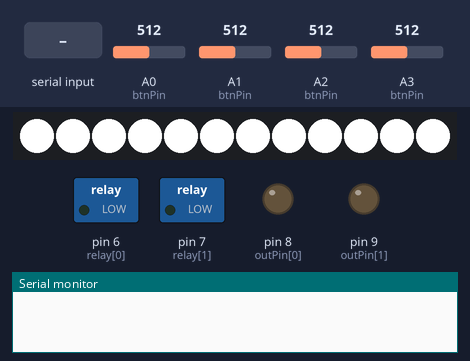
This program was run on a simulated Arduino Pro Mini, built with avr-gcc and run on an emulated ATmega328P. Parts: 12 RGB LEDs in strip order, left to right, switched loads named in the program (green lamp = pin HIGH), output pins drawn as LEDs (lit = HIGH), the last lines printed to the serial monitor. The test bench sets the inputs (shaded band); at power-on: A0 (btnPin) = 512, A2 (btnPin) = 512, A1 (btnPin) = 512, A3 (btnPin) = 512.

Above: at 0.6 s.
2.8 s: "run\n" received over Serial
At 4.5 s:
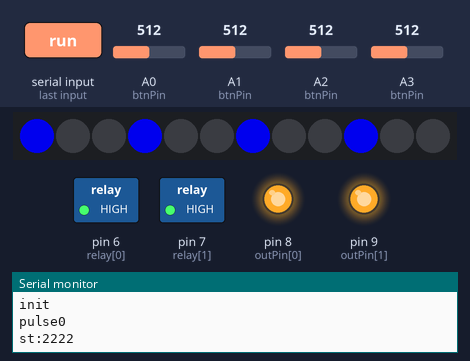
4.8 s: "on\n" received over Serial
At 5.9 s:
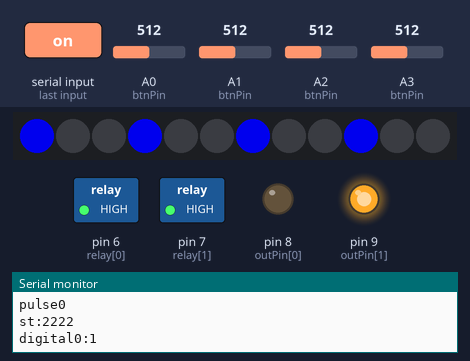
6.3 s: "run90\n" received over Serial
At 6.9 s:
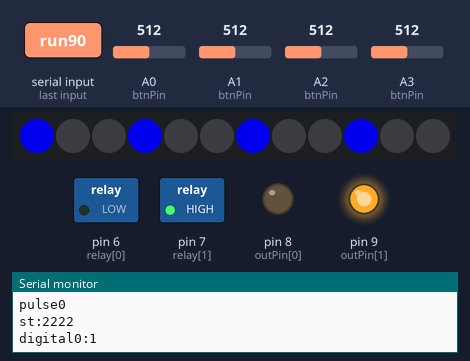
8.5 s: A0 (btnPin) set to 390
At 9.6 s:
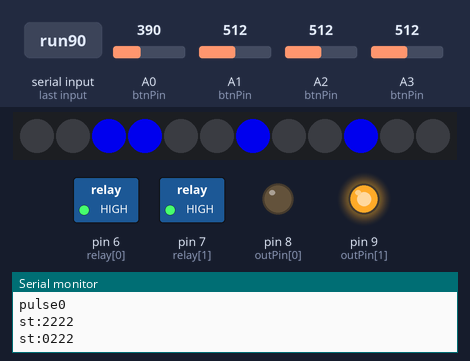
10.0 s: A2 (btnPin) set to 390
At 10.7 s:
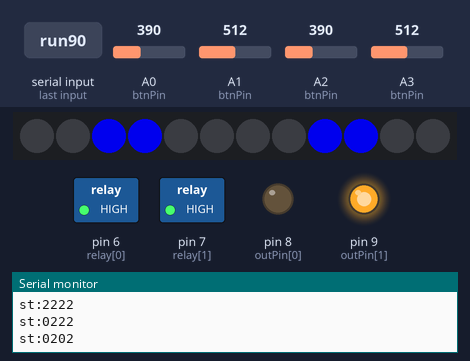
11.5 s: A1 (btnPin) set to 390
At 13.0 s:
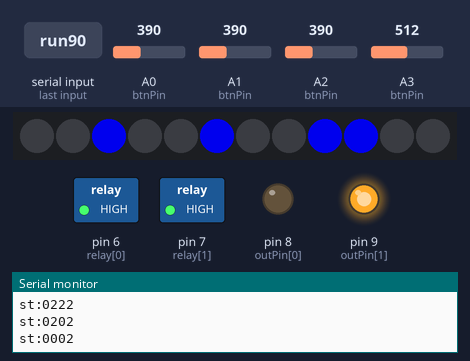
Timing chart, 0 to 14.0 s (numbered marks = the images above; inputs shaded):
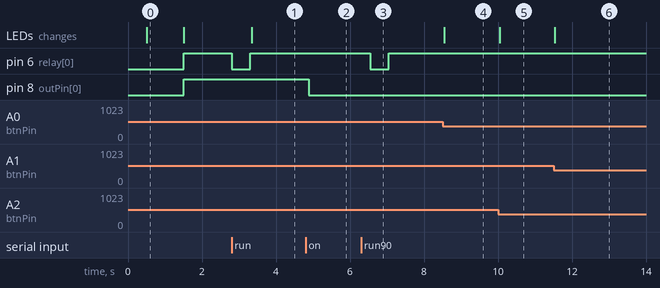

Measured:
- after the input at 2.8 s, pin 6 (relay[0]): HIGH → LOW at once, → HIGH 0.50 s later; the LEDs: change after 0.55 s (image 1)
- after the input at 4.8 s, pin 8 (outPin[0]): HIGH → LOW after 0.08 s
- after the input at 6.3 s, pin 6 (relay[0]): HIGH → LOW after 0.24 s, → HIGH 0.50 s later
- after the input at 8.5 s, the LEDs: change at once (image 4)
- after the input at 10.0 s, the LEDs: change at once (image 5)
- after the input at 11.5 s, the LEDs: change at once (image 6)
- what the display in image 0 shows lasts 1.0 s, from 0.5 s to 1.5 s

The program:

main.cpp
```cpp
#include <Arduino.h>
#include <FastLED.h>

// -------------------        IO setup     -------------------------

uint8_t btnPin[] = { A0,A1,A2,A3 };
#define btn_cnt 4

uint8_t relay[] = { 6,7 };
byte relayON[] = { 0,0 };
#define relay_cnt 2
#define relay_delay 500

uint8_t outPin[] = { 8, 9 };
bool pin_state[] = { false, false };
#define out_cnt 2
// -------------------     C O N S T A N T S    -------------------------

#define LED_PIN     5
#define COLOR_ORDER GRB
#define CHIPSET     WS2811
#define NUM_LEDS    btn_cnt*3
#define BRIGHTNESS  200

// Central Plate serial
#define NAME "air"
String inData;

#define elif else if

// -------------------     V A R I A B L E S    -------------------------

byte btnState[] = { 255,255,255,255 };
CRGB leds[NUM_LEDS];
bool is_run = false;

// -------------------     S E T U P    -------------------------

byte convertA2Pos(uint8_t pin) {
  int val = analogRead(pin);
  if (val <= 400) {
    return 0;
  }
  elif(val <= 800) {
    return 2;
  }
  else {
    return 1;
  }
}

void send_status() {
  Serial.print("st:");
  for (byte i = 0;i < btn_cnt;i++) {
    Serial.print(btnState[i]);
  }
  Serial.println();
}

void setPins(byte pin, boolean stat) {
  pin_state[pin] = stat;
  digitalWrite(outPin[pin], stat ? LOW : HIGH);
  Serial.print("digital");
  Serial.print(pin);
  Serial.print(":");
  Serial.println(stat ? 1 : 0);
}


void update_leds(byte i, byte st) {
  leds[i * 3 + 2] = st == 0 && is_run ? CRGB(0, 0, 255) : CRGB::Black;
  leds[i * 3 + 1] = st == 1 && is_run ? CRGB(0, 0, 200) : CRGB::Black;
  leds[i * 3 + 0] = st == 2 && is_run ? CRGB(0, 0, 255) : CRGB::Black;
}

void update_btn() {
  bool has_upd = false;
  for (byte i = 0;i < btn_cnt;i++) {
    byte st = convertA2Pos(btnPin[i]);
    delay(10);
    if (btnState[i] != st) {
      has_upd = true;
      btnState[i] = st;
      update_leds(i, st);
    }
  }
  if (has_upd) {
    FastLED.show();
    send_status();
  }
}

void setup() {
  Serial.begin(9600);
  delay(500);
  FastLED.addLeds<CHIPSET, LED_PIN, COLOR_ORDER>(leds, NUM_LEDS).setCorrection(TypicalLEDStrip);
  FastLED.setBrightness(255);
  for (byte i = 0;i < NUM_LEDS;i++) {
    leds[i] = 0xFFFFFF;
  }
  FastLED.show();
  delay(1000);
  FastLED.clear();
  FastLED.show();

  for (byte i = 0;i < relay_cnt;i++) {
    pinMode(relay[i], OUTPUT);
    digitalWrite(relay[i], not relayON[i]);
  }

  for (byte i = 0;i < out_cnt;i++) {
    pinMode(outPin[i], OUTPUT);
    setPins(i, false);
  }

  Serial.println("load");
  Serial.println("init");
}

void pulse(byte i) {
  if (i >= relay_cnt) return;
  digitalWrite(relay[i], relayON[i]);
  delay(relay_delay);
  digitalWrite(relay[i], not relayON[i]);
  Serial.print("pulse");
  Serial.println(i);
}

void readSerial() {
  if (Serial.available() > 0)
  {
    char recieved = Serial.read();
    if (recieved == '\n')
    {
      if (inData.startsWith("name")) {
        Serial.print("name:");
        Serial.println(NAME);
      }elif(inData.startsWith("reset")) {
        is_run = false;
        FastLED.setBrightness(0);
        FastLED.clear();
        FastLED.show();
        for (byte i = 0;i < out_cnt;i++) {
          setPins(i, false);
        }
      }elif(inData.startsWith("run")) {
        pulse(0);
        FastLED.setBrightness(BRIGHTNESS);
        for (byte i = 0;i < btn_cnt;i++) {
          btnState[i] = 255;
        }
        is_run = true;
      }elif(inData.startsWith("relay")) {
        int num = inData.substring(5).toInt();
        pulse(num);
      }elif(inData.startsWith("on")) {
        int num = inData.substring(2).toInt();
        setPins(num, true);
      }elif(inData.startsWith("off")) {
        int num = inData.substring(3).toInt();
        setPins(num, false);
      }elif(inData.startsWith("ch")) {
        int num = inData.substring(2).toInt();
        setPins(num, !pin_state[num]);
      }

      inData = ""; // Clear recieved buffer
    }
    else {
      inData += recieved;
    }
  }
}

// -------------------     L O O P    -------------------------
void loop() {
  readSerial();
  if (is_run) update_btn();
}
```
